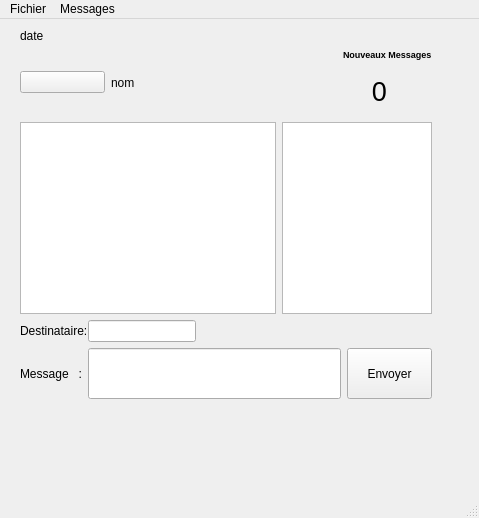
<?xml version="1.0" encoding="UTF-8"?>
<ui version="4.0">
 <class>ChatWindow</class>
 <widget class="QMainWindow" name="ChatWindow">
  <property name="geometry">
   <rect>
    <x>0</x>
    <y>0</y>
    <width>479</width>
    <height>518</height>
   </rect>
  </property>
  <property name="sizePolicy">
   <sizepolicy hsizetype="Minimum" vsizetype="Preferred">
    <horstretch>0</horstretch>
    <verstretch>0</verstretch>
   </sizepolicy>
  </property>
  <property name="windowTitle">
   <string>A7kili</string>
  </property>
  <widget class="QWidget" name="centralwidget">
   <widget class="QStackedWidget" name="pages">
    <property name="geometry">
     <rect>
      <x>10</x>
      <y>0</y>
      <width>481</width>
      <height>481</height>
     </rect>
    </property>
    <property name="currentIndex">
     <number>0</number>
    </property>
    <widget class="QWidget" name="page1">
     <widget class="QWidget" name="layoutWidget">
      <property name="geometry">
       <rect>
        <x>10</x>
        <y>10</y>
        <width>416</width>
        <height>454</height>
       </rect>
      </property>
      <layout class="QGridLayout" name="gridLayout">
       <property name="sizeConstraint">
        <enum>QLayout::SetFixedSize</enum>
       </property>
       <item row="2" column="0">
        <widget class="QLabel" name="date">
         <property name="sizePolicy">
          <sizepolicy hsizetype="Minimum" vsizetype="Preferred">
           <horstretch>0</horstretch>
           <verstretch>0</verstretch>
          </sizepolicy>
         </property>
         <property name="minimumSize">
          <size>
           <width>100</width>
           <height>0</height>
          </size>
         </property>
         <property name="maximumSize">
          <size>
           <width>1000</width>
           <height>30</height>
          </size>
         </property>
         <property name="text">
          <string>date</string>
         </property>
        </widget>
       </item>
       <item row="6" column="0" colspan="3">
        <layout class="QHBoxLayout" name="Users_HL">
         <item>
          <widget class="QTextEdit" name="discussion">
           <property name="sizePolicy">
            <sizepolicy hsizetype="Fixed" vsizetype="Fixed">
             <horstretch>0</horstretch>
             <verstretch>0</verstretch>
            </sizepolicy>
           </property>
          </widget>
         </item>
         <item>
          <widget class="QListWidget" name="listWidget">
           <property name="enabled">
            <bool>true</bool>
           </property>
           <property name="sizePolicy">
            <sizepolicy hsizetype="Fixed" vsizetype="Fixed">
             <horstretch>0</horstretch>
             <verstretch>0</verstretch>
            </sizepolicy>
           </property>
           <property name="maximumSize">
            <size>
             <width>150</width>
             <height>192</height>
            </size>
           </property>
          </widget>
         </item>
        </layout>
       </item>
       <item row="3" column="0">
        <layout class="QHBoxLayout" name="Notification_HL">
         <property name="sizeConstraint">
          <enum>QLayout::SetFixedSize</enum>
         </property>
         <item>
          <widget class="QPushButton" name="imageutilisateur">
           <property name="text">
            <string/>
           </property>
           <property name="icon">
            <iconset>
             <normaloff>../client2-build-desktop/User3.png</normaloff>../client2-build-desktop/User3.png</iconset>
           </property>
           <property name="iconSize">
            <size>
             <width>75</width>
             <height>61</height>
            </size>
           </property>
          </widget>
         </item>
         <item>
          <widget class="QLabel" name="nomutilisateur">
           <property name="text">
            <string>nom</string>
           </property>
          </widget>
         </item>
        </layout>
       </item>
       <item row="7" column="0">
        <layout class="QHBoxLayout" name="Dest_HL">
         <property name="spacing">
          <number>0</number>
         </property>
         <property name="sizeConstraint">
          <enum>QLayout::SetMinimumSize</enum>
         </property>
         <item>
          <widget class="QLabel" name="desLabel">
           <property name="sizePolicy">
            <sizepolicy hsizetype="Fixed" vsizetype="Fixed">
             <horstretch>0</horstretch>
             <verstretch>0</verstretch>
            </sizepolicy>
           </property>
           <property name="text">
            <string>Destinataire:</string>
           </property>
          </widget>
         </item>
         <item>
          <widget class="QLineEdit" name="Destinataire">
           <property name="sizePolicy">
            <sizepolicy hsizetype="Fixed" vsizetype="Fixed">
             <horstretch>0</horstretch>
             <verstretch>0</verstretch>
            </sizepolicy>
           </property>
          </widget>
         </item>
        </layout>
       </item>
       <item row="8" column="0" colspan="3">
        <layout class="QHBoxLayout" name="SendMessage_HL">
         <item>
          <widget class="QLabel" name="msgLabel">
           <property name="text">
            <string>Message   :</string>
           </property>
          </widget>
         </item>
         <item>
          <widget class="QLineEdit" name="msg">
           <property name="minimumSize">
            <size>
             <width>128</width>
             <height>51</height>
            </size>
           </property>
          </widget>
         </item>
         <item>
          <widget class="QPushButton" name="envoyer">
           <property name="enabled">
            <bool>true</bool>
           </property>
           <property name="minimumSize">
            <size>
             <width>85</width>
             <height>51</height>
            </size>
           </property>
           <property name="baseSize">
            <size>
             <width>85</width>
             <height>51</height>
            </size>
           </property>
           <property name="text">
            <string>Envoyer</string>
           </property>
           <property name="autoDefault">
            <bool>false</bool>
           </property>
           <property name="default">
            <bool>false</bool>
           </property>
           <property name="flat">
            <bool>false</bool>
           </property>
          </widget>
         </item>
        </layout>
       </item>
       <item row="7" column="2">
        <spacer name="horizontalSpacer_2">
         <property name="orientation">
          <enum>Qt::Horizontal</enum>
         </property>
         <property name="sizeHint" stdset="0">
          <size>
           <width>40</width>
           <height>20</height>
          </size>
         </property>
        </spacer>
       </item>
       <item row="3" column="2">
        <layout class="QHBoxLayout" name="horizontalLayout">
         <item>
          <spacer name="horizontalSpacer_3">
           <property name="orientation">
            <enum>Qt::Horizontal</enum>
           </property>
           <property name="sizeHint" stdset="0">
            <size>
             <width>40</width>
             <height>20</height>
            </size>
           </property>
          </spacer>
         </item>
         <item>
          <layout class="QVBoxLayout" name="verticalLayout">
           <item>
            <widget class="QLabel" name="Lnew_messages">
             <property name="font">
              <font>
               <pointsize>7</pointsize>
               <weight>75</weight>
               <bold>true</bold>
              </font>
             </property>
             <property name="layoutDirection">
              <enum>Qt::RightToLeft</enum>
             </property>
             <property name="text">
              <string>Nouveaux Messages</string>
             </property>
            </widget>
           </item>
           <item>
            <widget class="QLabel" name="messagenonlu">
             <property name="sizePolicy">
              <sizepolicy hsizetype="Preferred" vsizetype="Maximum">
               <horstretch>0</horstretch>
               <verstretch>0</verstretch>
              </sizepolicy>
             </property>
             <property name="minimumSize">
              <size>
               <width>73</width>
               <height>50</height>
              </size>
             </property>
             <property name="maximumSize">
              <size>
               <width>73</width>
               <height>50</height>
              </size>
             </property>
             <property name="font">
              <font>
               <pointsize>20</pointsize>
              </font>
             </property>
             <property name="text">
              <string>0</string>
             </property>
             <property name="scaledContents">
              <bool>true</bool>
             </property>
             <property name="alignment">
              <set>Qt::AlignCenter</set>
             </property>
            </widget>
           </item>
          </layout>
         </item>
        </layout>
       </item>
      </layout>
     </widget>
    </widget>
    <widget class="QWidget" name="page2">
     <widget class="QWidget" name="layoutWidget">
      <property name="geometry">
       <rect>
        <x>10</x>
        <y>10</y>
        <width>421</width>
        <height>391</height>
       </rect>
      </property>
      <layout class="QVBoxLayout" name="verticalLayout_2">
       <item>
        <widget class="QTableWidget" name="tableWidget">
         <property name="minimumSize">
          <size>
           <width>400</width>
           <height>335</height>
          </size>
         </property>
         <column>
          <property name="text">
           <string>Date</string>
          </property>
         </column>
         <column>
          <property name="text">
           <string>Heure</string>
          </property>
         </column>
         <column>
          <property name="text">
           <string>Destination</string>
          </property>
         </column>
         <column>
          <property name="text">
           <string>Message</string>
          </property>
         </column>
        </widget>
       </item>
       <item>
        <layout class="QHBoxLayout" name="horizontalLayout_2">
         <item>
          <widget class="QPushButton" name="supprimer">
           <property name="text">
            <string>Supprimer</string>
           </property>
          </widget>
         </item>
         <item>
          <spacer name="horizontalSpacer">
           <property name="orientation">
            <enum>Qt::Horizontal</enum>
           </property>
           <property name="sizeHint" stdset="0">
            <size>
             <width>118</width>
             <height>20</height>
            </size>
           </property>
          </spacer>
         </item>
         <item>
          <widget class="QPushButton" name="copier">
           <property name="text">
            <string>Transférer</string>
           </property>
          </widget>
         </item>
        </layout>
       </item>
      </layout>
     </widget>
    </widget>
   </widget>
  </widget>
  <widget class="QMenuBar" name="menubar">
   <property name="geometry">
    <rect>
     <x>0</x>
     <y>0</y>
     <width>479</width>
     <height>21</height>
    </rect>
   </property>
   <widget class="QMenu" name="menuFichier">
    <property name="title">
     <string>Fichier</string>
    </property>
    <addaction name="actionChat"/>
    <addaction name="separator"/>
    <addaction name="actionChanger_mot_de_passe"/>
    <addaction name="separator"/>
    <addaction name="actionDeconnection"/>
   </widget>
   <widget class="QMenu" name="menuMessages">
    <property name="tearOffEnabled">
     <bool>false</bool>
    </property>
    <property name="title">
     <string>Messages</string>
    </property>
    <property name="separatorsCollapsible">
     <bool>false</bool>
    </property>
    <addaction name="actionMessages_recus"/>
    <addaction name="separator"/>
    <addaction name="actionMessages_envoy_s"/>
   </widget>
   <addaction name="menuFichier"/>
   <addaction name="menuMessages"/>
  </widget>
  <widget class="QStatusBar" name="statusbar"/>
  <action name="actionMessages_recus">
   <property name="text">
    <string>Messages recus</string>
   </property>
  </action>
  <action name="actionMessages_envoy_s">
   <property name="text">
    <string>Messages envoyés</string>
   </property>
  </action>
  <action name="actionChat">
   <property name="icon">
    <iconset>
     <normaloff>../client2-build-desktop/110_F_29508441_ZnTtslBUjHe44nuBtMBMqoM7aFJnbrS0.jpg</normaloff>../client2-build-desktop/110_F_29508441_ZnTtslBUjHe44nuBtMBMqoM7aFJnbrS0.jpg</iconset>
   </property>
   <property name="text">
    <string>Chat</string>
   </property>
  </action>
  <action name="actionChanger_mot_de_passe">
   <property name="icon">
    <iconset>
     <normaloff>../client2-build-desktop/password.png</normaloff>../client2-build-desktop/password.png</iconset>
   </property>
   <property name="text">
    <string>Changer mot de passe</string>
   </property>
  </action>
  <action name="actionDeconnection">
   <property name="icon">
    <iconset>
     <normaloff>../client2-build-desktop/343507.png</normaloff>../client2-build-desktop/343507.png</iconset>
   </property>
   <property name="text">
    <string>Deconnection</string>
   </property>
  </action>
 </widget>
 <resources/>
 <connections/>
</ui>
